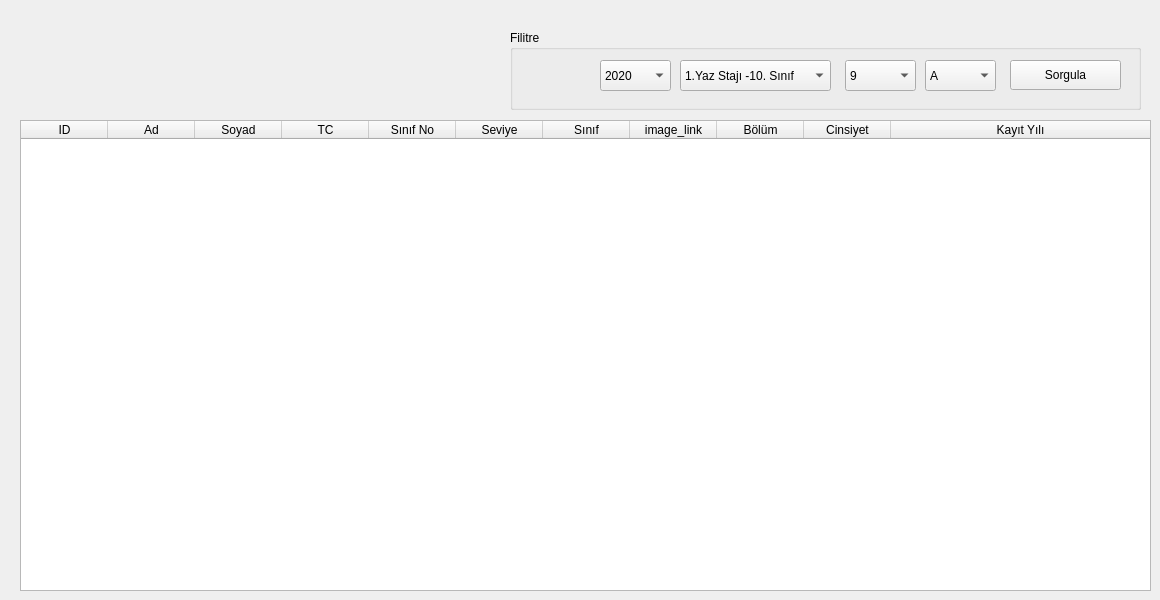
      <widget class="QWidget" name="tab_18">
       <attribute name="title">
        <string>Staj Yeri Olmayan Öğrenciler</string>
       </attribute>
       <widget class="QGroupBox" name="groupBox_33">
        <property name="geometry">
         <rect>
          <x>510</x>
          <y>30</y>
          <width>631</width>
          <height>80</height>
         </rect>
        </property>
        <property name="title">
         <string>Filitre</string>
        </property>
        <widget class="QPushButton" name="pushButton_60">
         <property name="geometry">
          <rect>
           <x>500</x>
           <y>30</y>
           <width>111</width>
           <height>30</height>
          </rect>
         </property>
         <property name="text">
          <string>Sorgula</string>
         </property>
        </widget>
        <widget class="QComboBox" name="comboBox_25">
         <property name="geometry">
          <rect>
           <x>335</x>
           <y>30</y>
           <width>71</width>
           <height>31</height>
          </rect>
         </property>
         <item>
          <property name="text">
           <string>9</string>
          </property>
         </item>
         <item>
          <property name="text">
           <string>10</string>
          </property>
         </item>
         <item>
          <property name="text">
           <string>11</string>
          </property>
         </item>
         <item>
          <property name="text">
           <string>12</string>
          </property>
         </item>
        </widget>
        <widget class="QComboBox" name="comboBox_26">
         <property name="geometry">
          <rect>
           <x>415</x>
           <y>30</y>
           <width>71</width>
           <height>31</height>
          </rect>
         </property>
         <item>
          <property name="text">
           <string>A</string>
          </property>
         </item>
         <item>
          <property name="text">
           <string>B</string>
          </property>
         </item>
         <item>
          <property name="text">
           <string>C</string>
          </property>
         </item>
         <item>
          <property name="text">
           <string>D</string>
          </property>
         </item>
         <item>
          <property name="text">
           <string>E</string>
          </property>
         </item>
         <item>
          <property name="text">
           <string>F</string>
          </property>
         </item>
         <item>
          <property name="text">
           <string>G</string>
          </property>
         </item>
        </widget>
        <widget class="QComboBox" name="comboBox_27">
         <property name="geometry">
          <rect>
           <x>90</x>
           <y>30</y>
           <width>71</width>
           <height>31</height>
          </rect>
         </property>
         <item>
          <property name="text">
           <string>2020</string>
          </property>
         </item>
         <item>
          <property name="text">
           <string>2021</string>
          </property>
         </item>
         <item>
          <property name="text">
           <string>2022</string>
          </property>
         </item>
         <item>
          <property name="text">
           <string>2023</string>
          </property>
         </item>
         <item>
          <property name="text">
           <string>2024</string>
          </property>
         </item>
         <item>
          <property name="text">
           <string>2025</string>
          </property>
         </item>
         <item>
          <property name="text">
           <string>2026</string>
          </property>
         </item>
         <item>
          <property name="text">
           <string>2027</string>
          </property>
         </item>
         <item>
          <property name="text">
           <string>2028</string>
          </property>
         </item>
         <item>
          <property name="text">
           <string>2029</string>
          </property>
         </item>
         <item>
          <property name="text">
           <string>2030</string>
          </property>
         </item>
         <item>
          <property name="text">
           <string>2031</string>
          </property>
         </item>
         <item>
          <property name="text">
           <string>2032</string>
          </property>
         </item>
         <item>
          <property name="text">
           <string>2033</string>
          </property>
         </item>
         <item>
          <property name="text">
           <string>2034</string>
          </property>
         </item>
         <item>
          <property name="text">
           <string>2035</string>
          </property>
         </item>
        </widget>
        <widget class="QComboBox" name="comboBox_28">
         <property name="geometry">
          <rect>
           <x>170</x>
           <y>30</y>
           <width>151</width>
           <height>31</height>
          </rect>
         </property>
         <item>
          <property name="text">
           <string>1.Yaz Stajı -10. Sınıf</string>
          </property>
         </item>
         <item>
          <property name="text">
           <string>2.Yaz Stajı -11. Sınıf</string>
          </property>
         </item>
         <item>
          <property name="text">
           <string>3.Ara Donem Staj - 10. Sınıf</string>
          </property>
         </item>
         <item>
          <property name="text">
           <string>4.Ara Dönem Staj - 11. Sınıf</string>
          </property>
         </item>
         <item>
          <property name="text">
           <string>10.Sınıf Eksik Staj</string>
          </property>
         </item>
         <item>
          <property name="text">
           <string>11.Sınıf Eksik Staj</string>
          </property>
         </item>
         <item>
          <property name="text">
           <string>Diğer - Eksik Staj</string>
          </property>
         </item>
        </widget>
       </widget>
       <widget class="QTableWidget" name="tableWidget_11">
        <property name="geometry">
         <rect>
          <x>20</x>
          <y>120</y>
          <width>1131</width>
          <height>471</height>
         </rect>
        </property>
        <property name="sizePolicy">
         <sizepolicy hsizetype="Minimum" vsizetype="Minimum">
          <horstretch>0</horstretch>
          <verstretch>0</verstretch>
         </sizepolicy>
        </property>
        <property name="editTriggers">
         <set>QAbstractItemView::NoEditTriggers</set>
        </property>
        <property name="selectionMode">
         <enum>QAbstractItemView::SingleSelection</enum>
        </property>
        <property name="selectionBehavior">
         <enum>QAbstractItemView::SelectRows</enum>
        </property>
        <attribute name="horizontalHeaderCascadingSectionResizes">
         <bool>true</bool>
        </attribute>
        <attribute name="horizontalHeaderMinimumSectionSize">
         <number>43</number>
        </attribute>
        <attribute name="horizontalHeaderDefaultSectionSize">
         <number>87</number>
        </attribute>
        <attribute name="horizontalHeaderShowSortIndicator" stdset="0">
         <bool>true</bool>
        </attribute>
        <attribute name="horizontalHeaderStretchLastSection">
         <bool>true</bool>
        </attribute>
        <attribute name="verticalHeaderCascadingSectionResizes">
         <bool>true</bool>
        </attribute>
        <attribute name="verticalHeaderDefaultSectionSize">
         <number>33</number>
        </attribute>
        <column>
         <property name="text">
          <string>ID</string>
         </property>
        </column>
        <column>
         <property name="text">
          <string>Ad</string>
         </property>
        </column>
        <column>
         <property name="text">
          <string>Soyad</string>
         </property>
        </column>
        <column>
         <property name="text">
          <string>TC</string>
         </property>
        </column>
        <column>
         <property name="text">
          <string>Sınıf No</string>
         </property>
        </column>
        <column>
         <property name="text">
          <string>Seviye</string>
         </property>
        </column>
        <column>
         <property name="text">
          <string>Sınıf</string>
         </property>
        </column>
        <column>
         <property name="text">
          <string>image_link</string>
         </property>
        </column>
        <column>
         <property name="text">
          <string>Bölüm</string>
         </property>
        </column>
        <column>
         <property name="text">
          <string>Cinsiyet</string>
         </property>
        </column>
        <column>
         <property name="text">
          <string>Kayıt Yılı</string>
         </property>
        </column>
       </widget>
      </widget>
